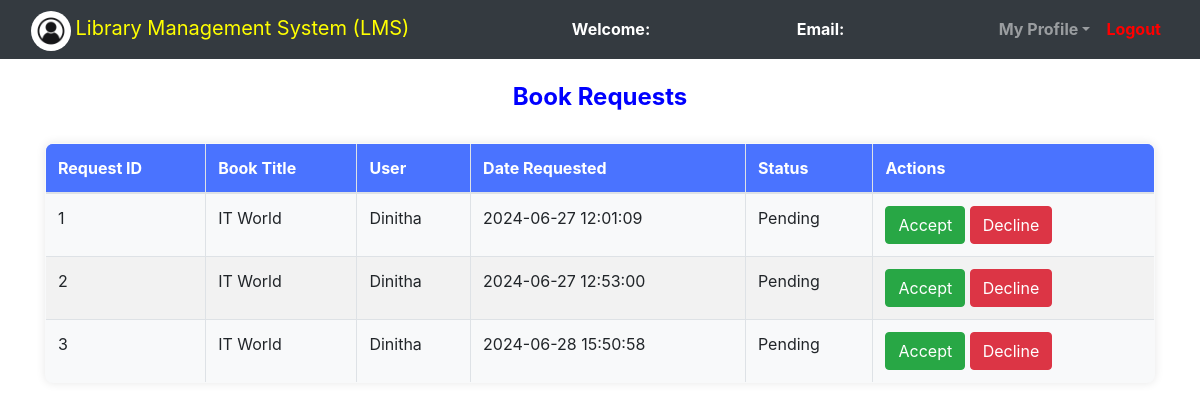
The page /admin/view_book_request.php on the database as committed earlier.
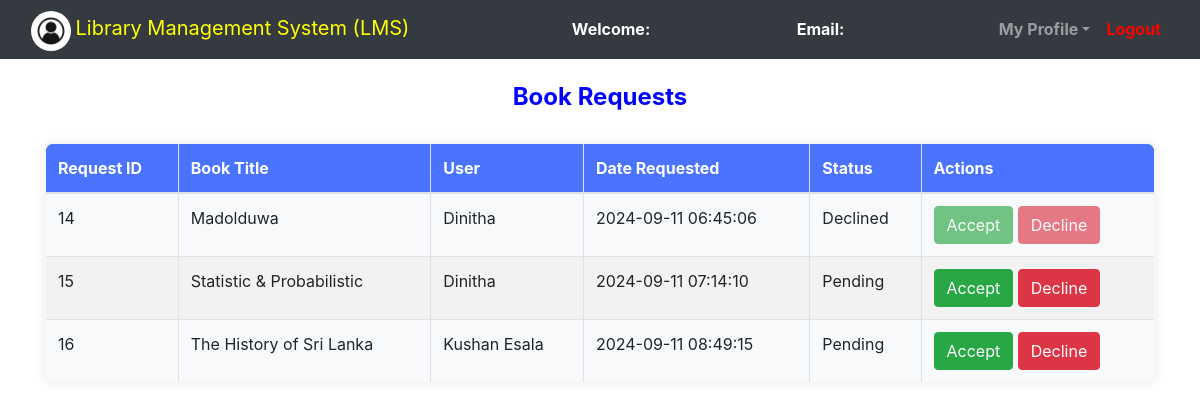
The same page on the database as committed later.
### tables this page shows
CREATE TABLE `request_book` (
  `rb_id` int(11) NOT NULL,
  `user_id` int(11) NOT NULL,
  `book_id` int(11) NOT NULL,
  `user_name` varchar(200) NOT NULL,
  `book_name` varchar(200) NOT NULL,
  `request_date` longtext NOT NULL,
  `status` varchar(10) NOT NULL
);

### admin/view_book_request.php (the view, shortened to what this page needs)
<?php
    $connection = mysqli_connect("localhost", "root", "", "lms");
    $query = "SELECT * FROM request_book";
    $result = mysqli_query($connection, $query);
?>
<!DOCTYPE html>
<html>
<head>
    <link rel="stylesheet" type="text/css" href="../bootstrap-4.4.1/css/bootstrap.min.css">
</head>
<body>
    <nav class="navbar navbar-expand-lg navbar-dark bg-dark">
        <div class="container-fluid">
            <div class="navbar-header">
                <img src="img.jpg" alt="Default Profile" style="width: 40px; height: 40px; border-radius: 50%;">
                <a class="navbar-brand" href="admin_dashboard.php" style="color:yellow;">Library Management System (LMS)</a>
            </div>
            <font style="color: white"><span><strong>Welcome: <?php echo $_SESSION['name'];?></strong></span></font>
            <font style="color: white"><span><strong>Email: <?php echo $_SESSION['email'];?></strong></font>
            <ul class="nav navbar-nav navbar-right">
                <li class="nav-item dropdown">
                    <a class="nav-link dropdown-toggle" data-toggle="dropdown"><b>My Profile</b></a>
                </li>
                <li class="nav-item">
                    <a class="nav-link" href="../logout.php" style="color:red;"><b>Logout</b></a>
                </li>
            </ul>
        </div>
    </nav><br>
    <div class="container">
        <center><h4 style=color:blue;><b>Book Requests</b></style></h4><br></center>
        <table class="table table-bordered">
            <thead>
                <tr>
                    <th>Request ID</th>
                    <th>Book Title</th>
                    <th>User</th>
                    <th>Date Requested</th>
                    <th>Status</th>
                    <th>Actions</th>
                </tr>
            </thead>
            <tbody>
                <?php
                    while ($row = mysqli_fetch_assoc($result)) {
                        $status = $row['status'];
                        $requestId = $row['rb_id'];
                        $acceptButtonClass = $status == 0 ? 'btn btn-success' : 'btn btn-success disabled';
                        $declineButtonClass = $status == 0 ? 'btn btn-danger' : 'btn btn-danger disabled';
                        $acceptButtonDisabled = $status != 0 ? 'disabled' : '';
                        $declineButtonDisabled = $status != 0 ? 'disabled' : '';
                        echo "<tr>";
                        echo "<td>" . $requestId . "</td>";
                        echo "<td>" . $row['book_name'] . "</td>";
                        echo "<td>" . $row['user_name'] . "</td>";
                        echo "<td>" . $row['request_date'] . "</td>";
                        echo "<td>" . ($status == 0 ? 'Pending' : ($status == 1 ? 'Accepted' : 'Declined')) . "</td>";
                        echo "<td>
                                <a href='view_book_request.php?action=accept&id=" . $requestId . "' class='$acceptButtonClass' $acceptButtonDisabled>Accept</a>
                                <a href='view_book_request.php?action=decline&id=" . $requestId . "' class='$declineButtonClass' $declineButtonDisabled>Decline</a>
                              </td>";
                        echo "</tr>";
                    }
                ?>
            </tbody>
        </table>
    </div>
</body>
</html>

### admin/view_book_request.php (style rules this page uses)
table { width: 100%; border-collapse: collapse; background-color: #f8f9fa; box-shadow: 0 0 10px rgba(0, 0, 0, 0.1); border-radius: 8px; overflow: hidden; }
th { background-color: #6c757d; color: white; font-weight: bold; padding: 10px; text-align: left; border-bottom: 2px solid #dee2e6; }
td { padding: 10px; border-bottom: 1px solid #dee2e6; }
tr:nth-child(even) { background-color: #f2f2f2; }
thead { background-color: #5d78ff; color: white; }
td a { text-decoration: none; color: white; }
thead th { background-color: #4a73ff; }

Rows that differ between the two databases and show on the page:
removed request_book: rb_id "1", book_name "IT World", user_name "Dinitha", request_date "2024-06-27 12:01:09", shows "Pending"
removed request_book: rb_id "2", book_name "IT World", user_name "Dinitha", request_date "2024-06-27 12:53:00", shows "Pending"
removed request_book: rb_id "3", book_name "IT World", user_name "Dinitha", request_date "2024-06-28 15:50:58", shows "Pending"
added request_book: rb_id "14", book_name "Madolduwa", user_name "Dinitha", request_date "2024-09-11 06:45:06", status "Declined"
added request_book: rb_id "15", book_name "Statistic & Probabilistic", user_name "Dinitha", request_date "2024-09-11 07:14:10", status "Pending"
added request_book: rb_id "16", book_name "The History of Sri Lanka", user_name "Kushan Esala", request_date "2024-09-11 08:49:15", status "Pending"
